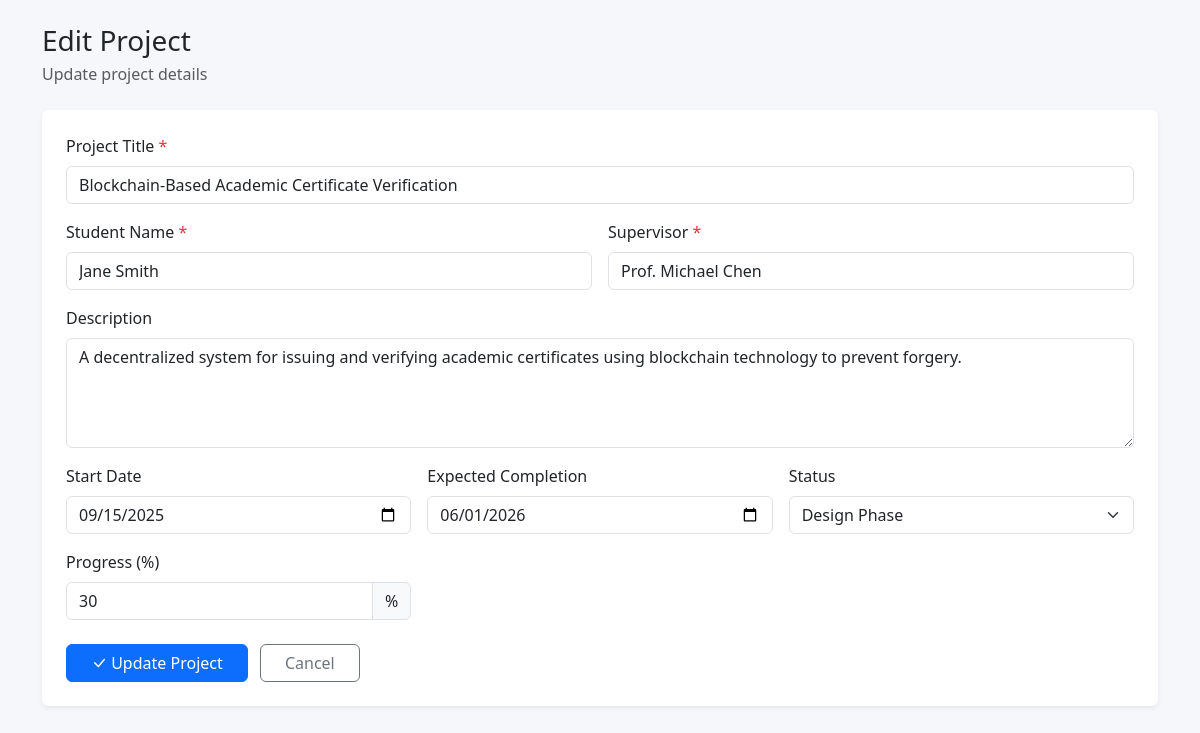
Screenshot of /projects/edit_project.php?id=2 (signed in) with the database file from the repository.
### tables this page shows
CREATE TABLE IF NOT EXISTS projects (
    id INT AUTO_INCREMENT PRIMARY KEY,
    project_title VARCHAR(200) NOT NULL,
    student_name VARCHAR(100) NOT NULL,
    supervisor_name VARCHAR(100) NOT NULL,
    description TEXT,
    start_date DATE DEFAULT NULL,
    expected_completion DATE DEFAULT NULL,
    status ENUM(
        'Proposal Submitted',
        'Approved',
        'Design Phase',
        'Development Phase',
        'Testing Phase',
        'Completed'
    ) NOT NULL DEFAULT 'Proposal Submitted',
    progress_percentage INT DEFAULT 0 CHECK (progress_percentage >= 0 AND progress_percentage <= 100),
    created_at TIMESTAMP DEFAULT CURRENT_TIMESTAMP
);

### projects/edit_project.php (the view, shortened to what this page needs)
<?php
$conn = getConnection();
$project_id = isset($_GET['id']) ? (int)$_GET['id'] : 0;
$stmt = $conn->prepare('SELECT * FROM projects WHERE id = ?');
$stmt->bind_param('i', $project_id);
$stmt->execute();
$result = $stmt->get_result();
$project = $result->fetch_assoc();
?>
<!DOCTYPE html>
<html lang="en">
<head>
    <link href="https://cdn.jsdelivr.net/npm/bootstrap@5.3.0/dist/css/bootstrap.min.css" rel="stylesheet">
    <link rel="stylesheet" href="https://cdn.jsdelivr.net/npm/bootstrap-icons@1.11.0/font/bootstrap-icons.css">
    <link rel="stylesheet" href="../assets/css/style.css">
</head>
<body>
    <div class="container py-4">
        <div class="mb-4">
            <h1 class="h3 mb-1">Edit Project</h1>
            <p class="text-muted mb-0">Update project details</p>
        </div>
        <div class="card border-0 shadow-sm">
            <div class="card-body p-4">
                <form method="POST" action="">
                    <div class="row g-3">
                        <div class="col-12">
                            <label class="form-label">Project Title <span class="text-danger">*</span></label>
                            <input type="text" class="form-control" name="project_title"
                                   value="<?= htmlspecialchars($project['project_title']) ?>" required>
                        </div>
                        <div class="col-md-6">
                            <label class="form-label">Student Name <span class="text-danger">*</span></label>
                            <input type="text" class="form-control" name="student_name"
                                   value="<?= htmlspecialchars($project['student_name']) ?>" required>
                        </div>
                        <div class="col-md-6">
                            <label class="form-label">Supervisor <span class="text-danger">*</span></label>
                            <input type="text" class="form-control" name="supervisor_name" list="supervisorList"
                                   value="<?= htmlspecialchars($project['supervisor_name']) ?>" required>
                        </div>
                        <div class="col-12">
                            <label class="form-label">Description</label>
                            <textarea class="form-control" name="description" rows="4"><?= htmlspecialchars($project['description']) ?></textarea>
                        </div>
                        <div class="col-md-4">
                            <label class="form-label">Start Date</label>
                            <input type="date" class="form-control" name="start_date"
                                   value="<?= htmlspecialchars($project['start_date']) ?>">
                        </div>
                        <div class="col-md-4">
                            <label class="form-label">Expected Completion</label>
                            <input type="date" class="form-control" name="expected_completion"
                                   value="<?= htmlspecialchars($project['expected_completion']) ?>">
                        </div>
                        <div class="col-md-4">
                            <label class="form-label">Status</label>
                            <select class="form-select" name="status">
                                <option value="Design Phase" <?= $project['status'] === 'Design Phase' ? 'selected' : '' ?>>Design Phase</option>
                            </select>
                        </div>
                        <div class="col-md-4">
                            <label class="form-label">Progress (%)</label>
                            <div class="input-group">
                                <input type="number" class="form-control" name="progress_percentage"
                                       min="0" max="100" value="<?= $project['progress_percentage'] ?>">
                                <span class="input-group-text">%</span>
                            </div>
                        </div>
                        <div class="col-12 mt-4">
                            <button type="submit" class="btn btn-primary px-4">
                                <i class="bi bi-check-lg"></i> Update Project
                            </button>
                            <a href="view_projects.php?id=<?= $project_id ?>" class="btn btn-outline-secondary px-4 ms-2">Cancel</a>
                        </div>
                    </div>
                </form>
            </div>
        </div>
    </div>
</body>
</html>

### assets/css/style.css (style rules this page uses)
body { min-height: 100vh; background-color: #f5f7fa; }
.card { transition: box-shadow 0.2s ease, transform 0.2s ease; }
.btn + .btn { margin-left: 0.25rem; }

### rows the page displays
projects: project_title "Blockchain-Based Academic Certificate Verification", student_name "Jane Smith", supervisor_name "Prof. Michael Chen", description "A decentralized system for issuing and verifying academic certificates using blockchain technology to prevent forgery.", start_date "09/15/2025", expected_completion "06/01/2026", status "Design Phase", progress_percentage "30"
